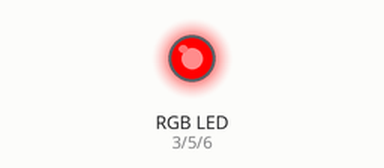
Simulated run of this sketch. Board: Arduino Uno, built with avr-gcc and run on an emulated ATmega328P. On the bench: an RGB LED mixed from three pins (HIGH = lit).

Above: at 1.5 s.
At 4.0 s:
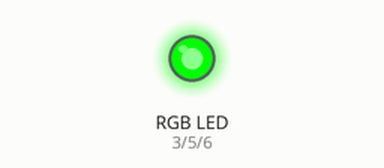
At 5.5 s:
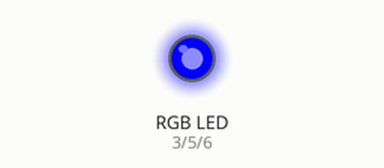
Timing chart, 0 to 7.8 s (numbered marks = the images above):
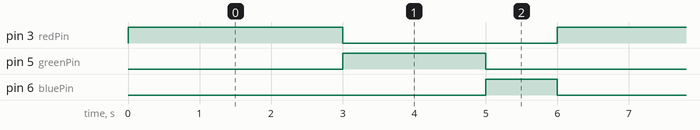

The sketch:

04_RGB_LED.ino
```cpp
int redPin = 3;
int greenPin = 5;
int bluePin = 6;

void setup() {
  // set up OUTPUTS
  pinMode(redPin, OUTPUT);
  pinMode(greenPin, OUTPUT);
  pinMode(bluePin, OUTPUT);
}

void loop()
{
    setColor(255, 0, 0);  // red
    delay(3000);
    setColor(0, 255, 0);  // green
    delay(2000);
    setColor(0, 0, 255);  // blue
    delay(1000);
}

void setColor(int red, int green, int blue)
{
  analogWrite(redPin, red);
  analogWrite(greenPin, green);
  analogWrite(bluePin, blue);
}
```

Measured:
- by itself, pin 3 (redPin): alternates HIGH for 3.0 s and LOW for 3.0 s
- by itself, pin 5 (greenPin): alternates HIGH for 2.0 s and LOW for 4.0 s
- by itself, pin 6 (bluePin): alternates HIGH for 1.0 s and LOW for 5.0 s
